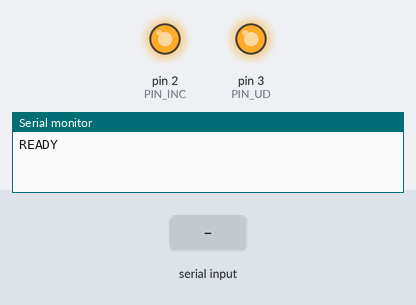
The sketch below on a simulated Arduino Uno, built with avr-gcc and run on an emulated ATmega328P. On the bench: output pins drawn as LEDs (lit = HIGH), the last lines printed to the serial monitor. The inputs (shaded band) are chosen by the test bench. Pins used as bus, display or sensor lines are not drawn.

Above: at 1.2 s.
1.3 s: "MIN\n" received over Serial
At 2.5 s:
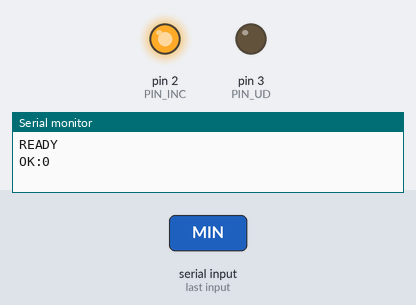
2.8 s: "MAX\n" received over Serial
At 3.9 s:
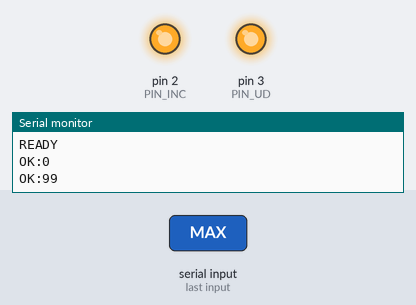
4.3 s: "DOWN\n" received over Serial
At 5.5 s:
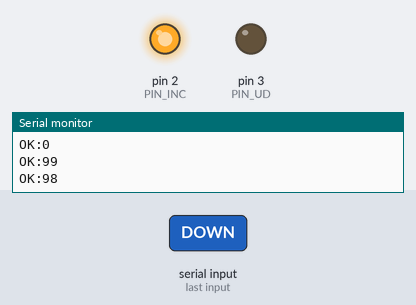
5.8 s: "UP\n" received over Serial
At 6.8 s:
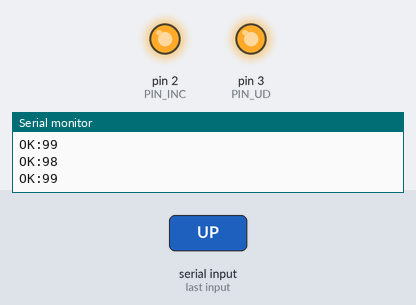
Timing chart, 0 to 8.3 s (numbered marks = the images above; inputs shaded):
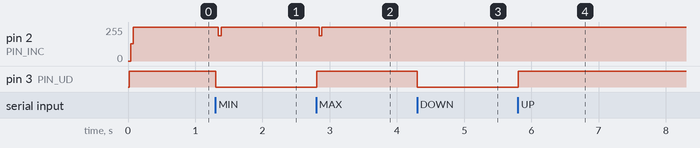

The sketch:

DS1804_Controller.ino
```cpp
/*
 * DS1804_Controller.ino
 * EET321 Lab 3 - SCR Characterization
 *
 * Controls a DS1804-010 digital potentiometer (10kΩ, 100 positions)
 * via its 3-wire interface (CS, U/D, INC).
 *
 * Pin Assignments:
 *   Pin 4 -> DS1804 CS  (active LOW)
 *   Pin 3 -> DS1804 U/D (HIGH = Up, LOW = Down)
 *   Pin 2 -> DS1804 INC (falling edge increments/decrements)
 *
 * Serial Commands (9600 baud):
 *   "MAX"     -> Set wiper to position 99 (full 10kΩ)
 *   "MIN"     -> Set wiper to position 0  (minimum)
 *   "SET:nn"  -> Set wiper to absolute position nn (0-99)
 *   "DOWN"    -> Step wiper down by 1
 *   "UP"      -> Step wiper up by 1
 *   "POS?"    -> Query current position
 *   "READY?"  -> Handshake ping
 *
 * DS1804 Timing (from datasheet):
 *   t_CSS (CS setup)  >= 50ns  -- met by digitalWrite overhead
 *   t_WH  (INC high)  >= 50ns
 *   t_WL  (INC low)   >= 50ns
 *   Using 1ms pulses for reliable operation at any baud rate.
 */

// ── Pin definitions ──────────────────────────────────────────────────────────
const int PIN_CS  = 4;
const int PIN_UD  = 3;
const int PIN_INC = 2;

// ── State ────────────────────────────────────────────────────────────────────
int currentPos = 0;  // Unknown at startup; will be zeroed on init

// ── DS1804 low-level helpers ─────────────────────────────────────────────────

void ds1804_pulse_inc() {
  // INC falls → wiper moves in U/D direction
  digitalWrite(PIN_INC, LOW);
  delayMicroseconds(100);   // t_WL
  digitalWrite(PIN_INC, HIGH);
  delayMicroseconds(100);   // t_WH
}

void ds1804_step(int steps, bool goUp) {
  // Select direction
  digitalWrite(PIN_UD, goUp ? HIGH : LOW);
  delayMicroseconds(50);

  // Assert CS (active LOW)
  digitalWrite(PIN_CS, LOW);
  delayMicroseconds(50);

  for (int i = 0; i < steps; i++) {
    ds1804_pulse_inc();
  }

  // De-assert CS to latch new position into NV memory
  // (keep CS low ≥ 50ns before raising; already satisfied)
  digitalWrite(PIN_CS, HIGH);
  delayMicroseconds(50);
}

// Drive wiper all the way down then up to a known position
void ds1804_init_to_max() {
  // Step down 100 times to guarantee we're at position 0
  ds1804_step(100, false);
  // Step up 99 times to reach position 99
  ds1804_step(99, true);
  currentPos = 99;
}

void ds1804_goto(int target) {
  target = constrain(target, 0, 99);
  if (target == currentPos) return;

  int delta = target - currentPos;
  bool goUp = (delta > 0);
  ds1804_step(abs(delta), goUp);
  currentPos = target;
}

// ── Arduino setup / loop ─────────────────────────────────────────────────────

void setup() {
  Serial.begin(9600);

  pinMode(PIN_CS,  OUTPUT);
  pinMode(PIN_UD,  OUTPUT);
  pinMode(PIN_INC, OUTPUT);

  // Safe idle state
  digitalWrite(PIN_CS,  HIGH);
  digitalWrite(PIN_INC, HIGH);
  digitalWrite(PIN_UD,  HIGH);

  // Drive to max (position 99 = 10kΩ) at startup
  ds1804_init_to_max();

  Serial.println("READY");
}

void loop() {
  if (!Serial.available()) return;

  String cmd = Serial.readStringUntil('\n');
  cmd.trim();

  if (cmd == "READY?") {
    Serial.println("READY");

  } else if (cmd == "POS?") {
    Serial.println(currentPos);

  } else if (cmd == "MAX") {
    ds1804_goto(99);
    Serial.println("OK:99");

  } else if (cmd == "MIN") {
    ds1804_goto(0);
    Serial.println("OK:0");

  } else if (cmd == "DOWN") {
    ds1804_goto(currentPos - 1);
    Serial.println("OK:" + String(currentPos));

  } else if (cmd == "UP") {
    ds1804_goto(currentPos + 1);
    Serial.println("OK:" + String(currentPos));

  } else if (cmd.startsWith("SET:")) {
    int target = cmd.substring(4).toInt();
    ds1804_goto(target);
    Serial.println("OK:" + String(currentPos));

  } else {
    Serial.println("ERR:UNKNOWN_CMD");
  }
}
```

Measured:
- after the input at 1.3 s, pin 2 (PIN_INC): 255/255 → 191/255 at once, → 255/255 0.04 s later; pin 3 (PIN_UD): HIGH → LOW at once
- after the input at 2.8 s, pin 2 (PIN_INC): 255/255 → 191/255 at once, → 255/255 0.04 s later; pin 3 (PIN_UD): LOW → HIGH at once
- after the input at 4.3 s, pin 3 (PIN_UD): HIGH → LOW at once
- after the input at 5.8 s, pin 3 (PIN_UD): LOW → HIGH at once
